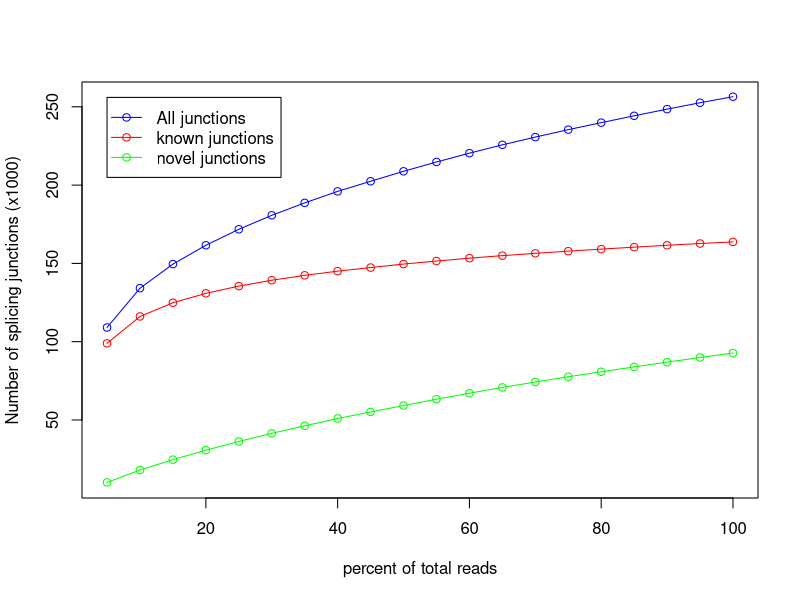

The R script that drew this image:
pdf('/out/junction_saturation.junctionSaturation_plot.pdf')
x=c(5,10,15,20,25,30,35,40,45,50,55,60,65,70,75,80,85,90,95,100)
y=c(98924,116107,124863,130872,135491,139244,142376,145029,147344,149569,151509,153316,154948,156418,157814,159114,160360,161568,162692,163710)
z=c(109054,134157,149538,161560,171781,180713,188648,195985,202459,208805,214771,220400,225727,230669,235414,239883,244260,248515,252599,256466)
w=c(10130,18050,24675,30688,36290,41469,46272,50956,55115,59236,63262,67084,70779,74251,77600,80769,83900,86947,89907,92756)
m=max(163,256,92)
n=min(98,109,10)
plot(x,z/1000,xlab='percent of total reads',ylab='Number of splicing junctions (x1000)',type='o',col='blue',ylim=c(n,m))
points(x,y/1000,type='o',col='red')
points(x,w/1000,type='o',col='green')
legend(5,256, legend=c("All junctions","known junctions", "novel junctions"),col=c("blue","red","green"),lwd=1,pch=1)
dev.off()
